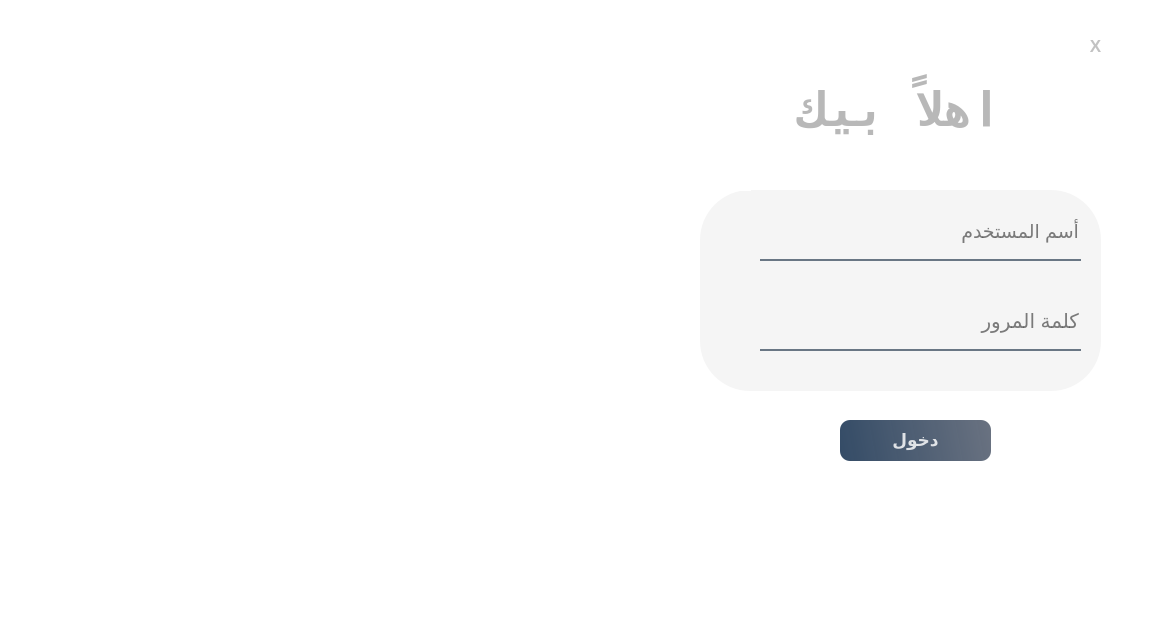
<?xml version="1.0" encoding="UTF-8"?>
<ui version="4.0">
 <class>Form</class>
 <widget class="QWidget" name="Form">
  <property name="geometry">
   <rect>
    <x>0</x>
    <y>0</y>
    <width>1151</width>
    <height>619</height>
   </rect>
  </property>
  <property name="font">
   <font>
    <weight>75</weight>
    <bold>true</bold>
   </font>
  </property>
  <property name="windowTitle">
   <string>Form</string>
  </property>
  <property name="styleSheet">
   <string notr="true">background-color:#FFFFFF;
border-radius:50px</string>
  </property>
  <widget class="QWidget" name="widget" native="true">
   <property name="geometry">
    <rect>
     <x>20</x>
     <y>10</y>
     <width>1111</width>
     <height>601</height>
    </rect>
   </property>
   <property name="styleSheet">
    <string notr="true">background-color:#FFFFFF;
border-radius:50px</string>
   </property>
   <widget class="QLabel" name="label_2">
    <property name="geometry">
     <rect>
      <x>680</x>
      <y>180</y>
      <width>401</width>
      <height>201</height>
     </rect>
    </property>
    <property name="font">
     <font>
      <weight>50</weight>
      <bold>false</bold>
     </font>
    </property>
    <property name="autoFillBackground">
     <bool>false</bool>
    </property>
    <property name="styleSheet">
     <string notr="true">background-color: qlineargradient(spread:pad, x1:0, y1:1, x2:1, y2:0, stop:1 rgba(245, 245, 245,250));

border-radius: 50px;</string>
    </property>
    <property name="text">
     <string/>
    </property>
   </widget>
   <widget class="QLabel" name="label_4">
    <property name="geometry">
     <rect>
      <x>680</x>
      <y>60</y>
      <width>400</width>
      <height>81</height>
     </rect>
    </property>
    <property name="minimumSize">
     <size>
      <width>400</width>
      <height>0</height>
     </size>
    </property>
    <property name="font">
     <font>
      <family>Lucida Console</family>
      <pointsize>36</pointsize>
      <weight>75</weight>
      <bold>true</bold>
     </font>
    </property>
    <property name="styleSheet">
     <string notr="true">color:qlineargradient(spread:pad, x1:0, y1:0, x2:1, y2:0, stop:0.47191 rgba(89, 165, 142, 255), stop:1 rgba(184, 184, 184, 255))</string>
    </property>
    <property name="text">
     <string>اهلاً بيك</string>
    </property>
    <property name="alignment">
     <set>Qt::AlignCenter</set>
    </property>
   </widget>
   <widget class="QLineEdit" name="le_username">
    <property name="geometry">
     <rect>
      <x>740</x>
      <y>200</y>
      <width>321</width>
      <height>51</height>
     </rect>
    </property>
    <property name="font">
     <font>
      <pointsize>14</pointsize>
     </font>
    </property>
    <property name="styleSheet">
     <string notr="true">QLineEdit{
background-color:rgba(0,0,0,0);
border:none;
border-bottom: 2px solid rgba(105,118,132,255);
color:rgb(0,0,0);
padding-bottom:7px;
}
QLineEdit:hover{

background-color:#5EAAA8
border:none;
border-bottom: 2px solid rgba(105,118,132,255);
color:rgb(0,0,0);
padding-bottom:7px;

}</string>
    </property>
    <property name="placeholderText">
     <string>أسم المستخدم</string>
    </property>
   </widget>
   <widget class="QLineEdit" name="le_password">
    <property name="geometry">
     <rect>
      <x>740</x>
      <y>290</y>
      <width>321</width>
      <height>51</height>
     </rect>
    </property>
    <property name="font">
     <font>
      <pointsize>15</pointsize>
     </font>
    </property>
    <property name="styleSheet">
     <string notr="true">background-color:rgba(0,0,0,0);
border:none;
border-bottom: 2px solid rgba(105,118,132,255);
color:rgb(0,0,0);
padding-bottom:7px;</string>
    </property>
    <property name="echoMode">
     <enum>QLineEdit::Password</enum>
    </property>
    <property name="placeholderText">
     <string>كلمة المرور</string>
    </property>
   </widget>
   <widget class="QPushButton" name="btn_login">
    <property name="geometry">
     <rect>
      <x>820</x>
      <y>410</y>
      <width>151</width>
      <height>41</height>
     </rect>
    </property>
    <property name="font">
     <font>
      <pointsize>13</pointsize>
      <weight>75</weight>
      <bold>true</bold>
     </font>
    </property>
    <property name="styleSheet">
     <string notr="true">
QPushButton#btn_login{
	
background-color: qlineargradient(spread:pad, x1:0, y1:0.5, x2:1, y2:0.45,stop:0 rgba(20, 47, 78, 219), stop:1 rgba(85, 95, 112, 226));

color:rgba(255,255,255,210);

border-radius:10px;
}

QPushButton#btn_login:hover{
background-color: qlineargradient(spread:pad, x1:0, y1:0.5, x2:1, y2:0.45,stop:0 rgba(50, 67, 98, 219), stop:1 rgba(105, 118, 132, 226));
	


}

QPushButton#btn_login:pressed{
	
	padding-left:5px;
	padding-top:5px;
	background-color:rgba(105,118,132,200);
}</string>
    </property>
    <property name="text">
     <string>دخول</string>
    </property>
   </widget>
   <widget class="QPushButton" name="btn_close">
    <property name="enabled">
     <bool>true</bool>
    </property>
    <property name="geometry">
     <rect>
      <x>1060</x>
      <y>20</y>
      <width>31</width>
      <height>31</height>
     </rect>
    </property>
    <property name="font">
     <font>
      <pointsize>13</pointsize>
      <weight>75</weight>
      <bold>true</bold>
     </font>
    </property>
    <property name="styleSheet">
     <string notr="true">
QPushButton#btn_close{
	
background-color: qlineargradient(spread:pad, x1:0, y1:0.5, x2:1, y2:0.45,stop:0 rgba(0, 0, 0, 0), stop:1 rgba(0, 0, 0, 0));

color:rgba(100,100,100,100);

border-radius:10px;
}

QPushButton#btn_close:hover{
background-color: qlineargradient(spread:pad, x1:0, y1:0.5, x2:1, y2:0.45,stop:0 rgba(50, 67, 98, 219), stop:1 rgba(105, 118, 132, 226));
color:#FFFFFF


}

QPushButton#btn_close:pressed{
	
	padding-left:5px;
	padding-top:5px;
	background-color:rgba(105,118,132,200);
	color:#FFFFFF

}</string>
    </property>
    <property name="text">
     <string>X</string>
    </property>
   </widget>
   <widget class="QLabel" name="background">
    <property name="enabled">
     <bool>true</bool>
    </property>
    <property name="geometry">
     <rect>
      <x>30</x>
      <y>20</y>
      <width>701</width>
      <height>571</height>
     </rect>
    </property>
    <property name="styleSheet">
     <string notr="true">background:url(:/newPrefix/image/LogIn/Log_In_background.jpg);
background-color:#FFFFFF;
border-radius:50px;</string>
    </property>
    <property name="text">
     <string/>
    </property>
    <property name="scaledContents">
     <bool>false</bool>
    </property>
    <property name="wordWrap">
     <bool>false</bool>
    </property>
   </widget>
   <widget class="QLabel" name="label">
    <property name="geometry">
     <rect>
      <x>33</x>
      <y>10</y>
      <width>661</width>
      <height>20</height>
     </rect>
    </property>
    <property name="styleSheet">
     <string notr="true">background-color:#FFFFFF;</string>
    </property>
    <property name="text">
     <string/>
    </property>
   </widget>
   <widget class="QLabel" name="label_5">
    <property name="geometry">
     <rect>
      <x>10</x>
      <y>30</y>
      <width>30</width>
      <height>280</height>
     </rect>
    </property>
    <property name="styleSheet">
     <string notr="true">background-color:#FFFFFF;</string>
    </property>
    <property name="text">
     <string/>
    </property>
   </widget>
   <widget class="QLabel" name="label_3">
    <property name="geometry">
     <rect>
      <x>680</x>
      <y>20</y>
      <width>51</width>
      <height>161</height>
     </rect>
    </property>
    <property name="styleSheet">
     <string notr="true">background-color:#FFFFFF;</string>
    </property>
    <property name="text">
     <string/>
    </property>
   </widget>
   <zorder>background</zorder>
   <zorder>label_2</zorder>
   <zorder>label_4</zorder>
   <zorder>le_password</zorder>
   <zorder>le_username</zorder>
   <zorder>btn_login</zorder>
   <zorder>btn_close</zorder>
   <zorder>label</zorder>
   <zorder>label_5</zorder>
   <zorder>label_3</zorder>
  </widget>
 </widget>
 <resources>
  <include location="../../res.qrc"/>
 </resources>
 <connections/>
</ui>
